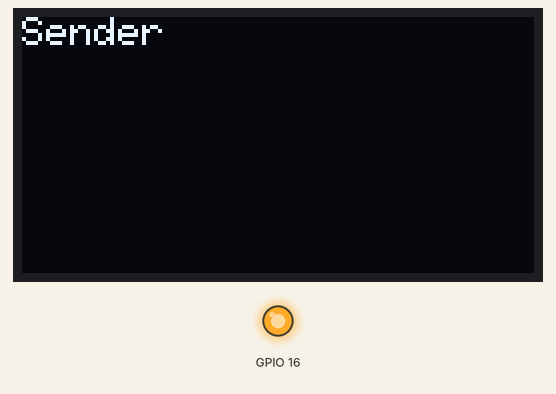
This sketch was run on a simulated ESP32. Parts: 128×64 one-colour display, output pins drawn as LEDs (lit = HIGH). No radio packets arrive unless stated; what the sketch prints to the serial monitor is not drawn.

Above: at 0.2 s.
At 1.7 s:
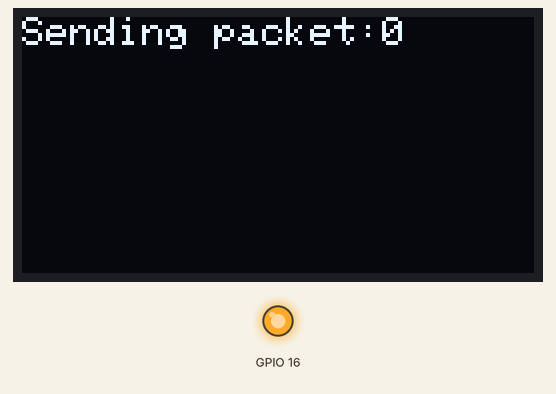
At 10.0 s:
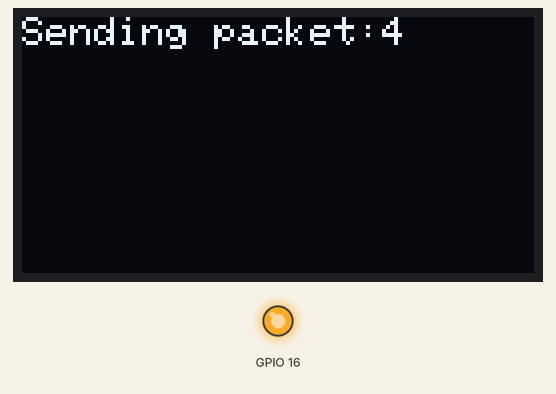
At 16.3 s:
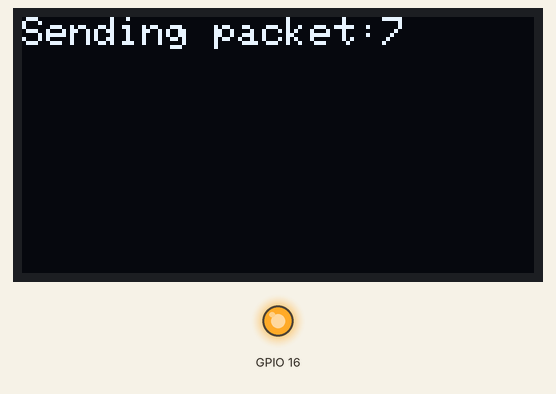
At 24.6 s:
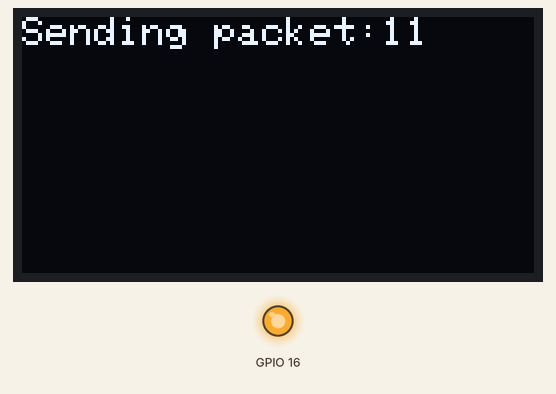
At 37.2 s:
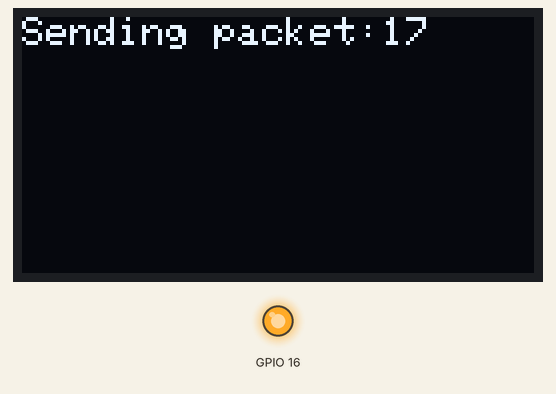

Measured:
- what the display in image 0 shows lasts 1.6 s, from 0.1 s to 1.7 s
- what the display in image 1 shows lasts 2.0 s, from 1.7 s to 3.7 s

The sketch:

sender.ino
```cpp
#include <SPI.h>
#include <LoRa.h>
#include <Wire.h>
//#include "SSD1306.h"
#include <Adafruit_GFX.h>
#include <Adafruit_SSD1306.h>
//#include "images.h"

#define SCK     5    // GPIO5  -- SX1278's SCK
#define MISO    19   // GPIO19 -- SX1278's MISO
#define MOSI    27   // GPIO27 -- SX1278's MOSI
#define SS      18   // GPIO18 -- SX1278's CS
#define RST     23   // GPIO23 -- SX1278's RESET
#define DI0     26   // GPIO26 -- SX1278's IRQ(Interrupt Request)
#define BAND    433E6

#define OLED_SDA 21
#define OLED_SCL 22
#define OLED_RST 16
#define SCREEN_WIDTH 128 // OLED display width, in pixels
#define SCREEN_HEIGHT 64 // OLED display height, in pixels

Adafruit_SSD1306 display(SCREEN_WIDTH, SCREEN_HEIGHT, &Wire, OLED_RST);
String packSize = "--";
String packet ;
int counter = 0;


void displayData(String data, String rssi){
  display.clearDisplay();
  display.setCursor(0,0);
  display.print(data);
  display.print(rssi);

  Serial.println(rssi);
}

void cbk(int packetSize) {
  packet ="";
  packSize = String(packetSize,DEC);
  for (int i = 0; i < packetSize; i++) { packet += (char) LoRa.read(); }
  String rssi = "RSSI " + String(LoRa.packetRssi(), DEC) ;
  displayData(packet, rssi);
}

void initDisplay()
{
  pinMode(16,OUTPUT);
  digitalWrite(16, LOW);    // set GPIO16 low to reset OLED
  delay(50);
  digitalWrite(16, HIGH); // while OLED is running, must set GPIO16 in high、

  //initialize OLED
  Wire.begin(OLED_SDA, OLED_SCL);
  if(!display.begin(SSD1306_SWITCHCAPVCC, 0x3c, false, false)) { // Address 0x3C for 128x32
    Serial.println(F("SSD1306 allocation failed"));
    for(;;); // Don't proceed, loop forever
  }
  else
  {
    Serial.println("SSD1306 allocation ok");
  }

  display.clearDisplay();
  display.setTextColor(WHITE);
  display.setTextSize(1);
  display.setCursor(0,0);
  display.print("Sender");
  display.display();
}

void setup() {
  Serial.begin(115200);
  while (!Serial);
  Serial.println();
  Serial.println("LoRa Receiver Callback");
  SPI.begin(SCK,MISO,MOSI,SS);
  LoRa.setPins(SS,RST,DI0);
  if (!LoRa.begin(BAND)) {
    Serial.println("Starting LoRa failed!");
    while (1);
  }
  else
  {
    Serial.print("initialized LORA on band");
    Serial.println(BAND);
  }
  //LoRa.onReceive(cbk);
  LoRa.receive();
  Serial.println("init ok");

  initDisplay();

  delay(1500);
}

void loop() {
  display.clearDisplay();
  display.setCursor(0,0);
  display.print("Sending packet: ");
  display.setCursor(90,0);
  display.print(String(counter));

  Serial.println(String(counter));
  display.display();

  // send packet
  LoRa.beginPacket();
  LoRa.print("sensor data: ");
  LoRa.print(counter);
  LoRa.endPacket();

  delay(2000);

  counter++;
}
```
